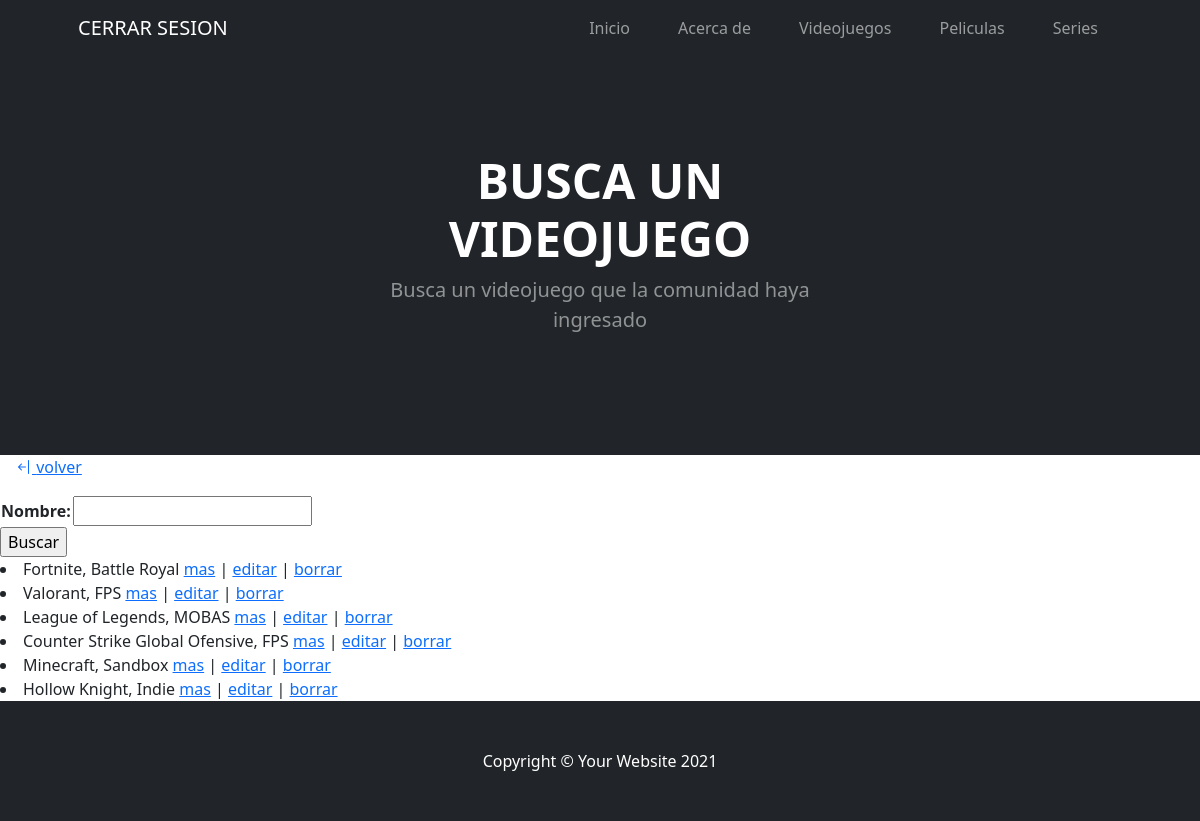
Page /entretenimiento/videojuegos/lista (signed in) on the committed database.
### entretenimiento/models.py (models this page shows)
class VideoJuegos(models.Model):
    nombre = models.CharField(max_length=40)
    genero = models.CharField(max_length=20)
    divertido = models.BooleanField()
    def __str__(self):
        return f'{self.nombre}'

### entretenimiento/views.py (the view)
# urls.py: path('videojuegos/lista', views.lista_videojuegos, name='lista_videojuegos'),
def lista_videojuegos(request):
    nombre_a_buscar = request.GET.get('nombre', None)
    if nombre_a_buscar is not None:
        videojuegos = VideoJuegos.objects.filter(nombre__icontains = nombre_a_buscar)
    else:
        videojuegos = VideoJuegos.objects.all()
    form = VideoJuegosBusqueda()
    return render(request, 'entretenimiento/lista_videojuegos.html', {'form': form, 'videojuegos': videojuegos})

### entretenimiento/forms.py
class VideoJuegosBusqueda(forms.Form):
    nombre = forms.CharField(max_length=40)

### entretenimiento/templates/entretenimiento/lista_videojuegos.html (shortened to what this page needs)
{% extends 'index/index.html' %}
{% block header_block %}
        <header class="bg-dark py-5">
            <div class="container px-5">
                <div class="row gx-5 justify-content-center">
                    <div class="col-lg-6">
                        <div class="text-center my-5">
                            {% block header_text_block %}
                                <h1 class="display-5 fw-bolder text-white mb-2">BUSCA UN VIDEOJUEGO</h1>
                            {% endblock header_text_block %}
                            <p class="lead text-white-50 mb-4">Busca un videojuego que la comunidad haya ingresado</p>
                        </div>
                    </div>
                </div>
            </div>
        </header>
{% endblock header_block %}
{% block body_block %}
    <p>
        <a href={% url 'videojuego' %} style='padding: 1rem;'><i class="bi bi-arrow-bar-left"></i> volver</a>
    </p>
    <form action={% url 'lista_videojuegos' %} method='get'>
        <table>
            {{form.as_table}}
        </table>
        <input type="submit" value='Buscar'>
    </form>
    {% for videojuego in videojuegos %}
        <li>
            {{videojuego}}, {{videojuego.genero}}
            <a href={% url 'detalle_videojuego' videojuego.id %}>mas</a> |
            <a href={% url 'editar_videojuego' videojuego.id %}>editar</a> |
            <a href={% url 'borrar_videojuego' videojuego.id %}>borrar</a>
        </li>
    {% endfor %}
{% endblock body_block %}

### rows in the picture
VideoJuegos: nombre "Fortnite", genero "Battle Royal"
VideoJuegos: nombre "Valorant", genero "FPS"
VideoJuegos: nombre "League of Legends", genero "MOBAS"
VideoJuegos: nombre "Counter Strike Global Ofensive", genero "FPS"
VideoJuegos: nombre "Minecraft", genero "Sandbox"
VideoJuegos: nombre "Hollow Knight", genero "Indie"
